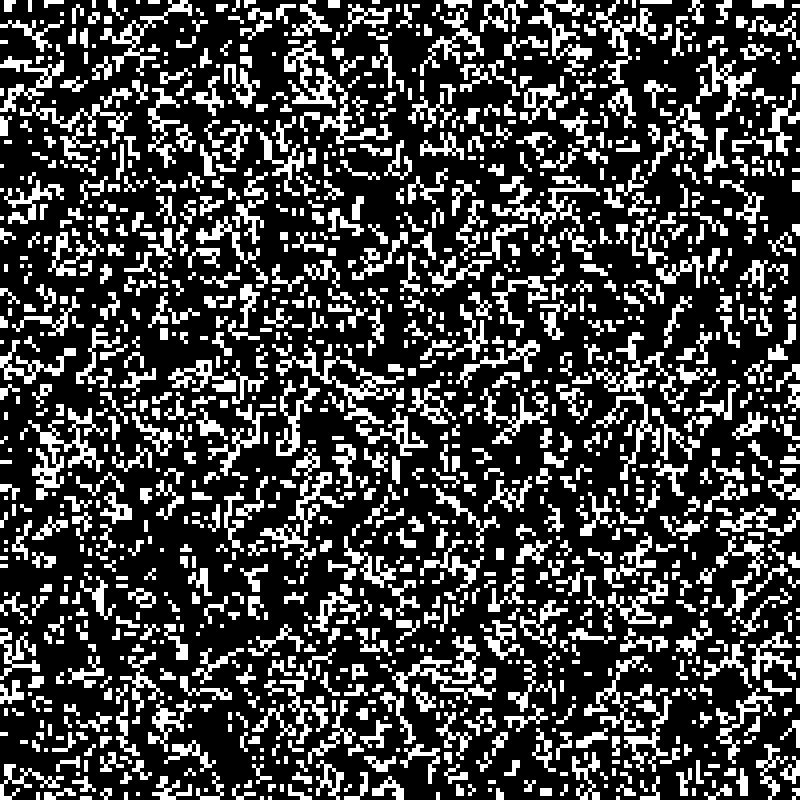
Frame 1 (no input)
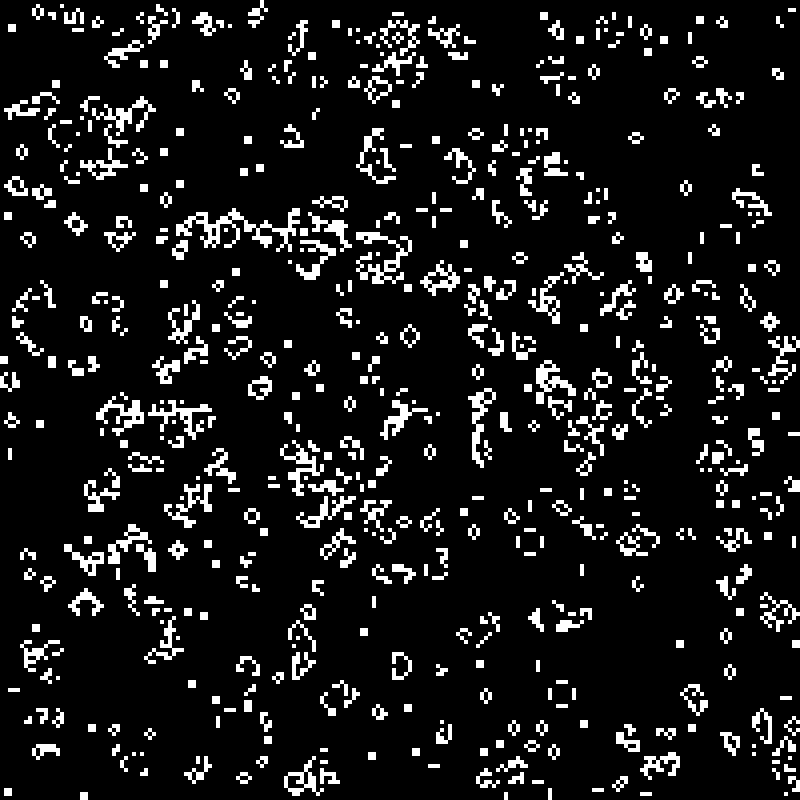
Frame 60 (no input)
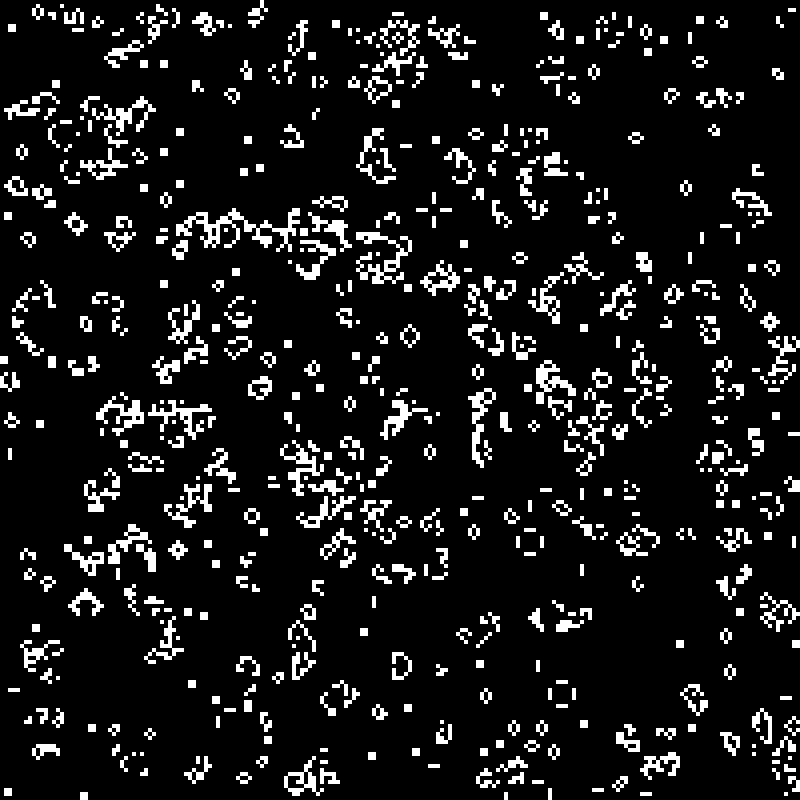
Frame 120 (the mouse pressed at the canvas centre since frame 60)

The p5.js sketch that drew these frames (run headless with seeded random() and noise() and a simulated clock; from frame 60 on, the mouse is pressed at the canvas centre):

// p5.js sketch
// ── sketch.js
  
  let grid_1 = [];
  let grid_2 = [];
  let cell_size = 4;
  let heighty,widthy;
  let state_grid = 0;
  function setup() {
    
  createCanvas(800, 800);
  heighty = height/cell_size;
  widthy = width/cell_size;
    for(let y = 0;y<heighty;y++){
      grid_1[y] = [];
      grid_2[y] = [];
      for(let x=0;x<widthy;x++){
        grid_1[y][x] = floor(random(2));
      }
    }
    celluar();
  }

  let eightNeighbour = [[-1,-1],[0,-1],[1,-1],[-1,0],[1,0],[-1,1],[0,1],[1,1]];
  let pause = false;

  function celluar(){
    for(let y = 0;y<heighty;y++){
      for(let x=0;x<widthy;x++){
        let n = 0;
        let alive = 0;
        if(state_grid%2==0){
          if(grid_1[y][x]==1)
            alive = 1;
        }
        else{
          if(grid_2[y][x]==1)
            alive = 1;
        }
        for(let z=0;z<8;z++){
          let xx = x+ eightNeighbour[z][0];
          let yy = y+ eightNeighbour[z][1];
          if(xx<0||xx>=widthy||yy<0||yy>=heighty){

          }
          else{
            if(state_grid%2==0){
              if(grid_1[yy][xx]==1)
                n++;
            }
            else{
              if(grid_2[yy][xx]==1)
                n++;
            }
          }

        }

        switch(n){
          case 2:
            if(alive)
              alive = 1;
            break
          case 3:
            alive = 1;
              break;
          default:
            if(alive)
              alive = 0;
        }
        if(state_grid%2==0){
          grid_2[y][x] = alive;
        }
        else{
          grid_1[y][x]= alive;
        } 
      }
    }
    state_grid++;
  }
  function mousePressed() {
    pause = true;
  }
  function mouseCheck() {
      let grid_x = floor(mouseX/cell_size);
      let grid_y = floor(mouseY/cell_size);
      grid_1[grid_y][grid_x] = 1;
      grid_2[grid_y][grid_x] = 1;
   }
  function mouseReleased(){
    pause = false;
    state_grid = 0;
  }
  function keyPressed() {
    if(keyCode==27){
      restart();
    }
  }

  function restart(){
    background(255);
    for(let y = 0;y<heighty;y++){
      for(let x=0;x<widthy;x++){
        grid_1[y][x] = floor(random(2));
        grid_2[y][x] = floor(random(2));
      }
    }
    state_grid = 0;
    pause = false;
    celluar();
  }
  function normaly(val,max,min){
    return (val-min)/(max-min);
  }
  function draw() {
    background(255);
    if(!pause)
      celluar();
    else{
      mouseCheck()
    }
    loadPixels();
    //state_grid++;
    for(let y = 0;y<heighty;y++){
      for(let x=0;x<widthy;x++){
        let cell = 0;
            if(state_grid%2==0){
              cell = grid_1[y][x];       
            }
            else{
              cell = grid_2[y][x];
        }
        for(let x1=0;x1<cell_size;x1++){
          for(let y1=0;y1<cell_size;y1++){
            let xx = x1 + x*cell_size;
            let yy = y1 + y*cell_size;
            var index = (xx+yy*width) *4;
            
            if(cell==0){
              pixels[index] = cell*255;
              pixels[index+1] = cell*255;
              pixels[index+2] = cell*255;
              pixels[index+3] = 255;
            }
            
          }
        }

      }
    }
    updatePixels();

  }
